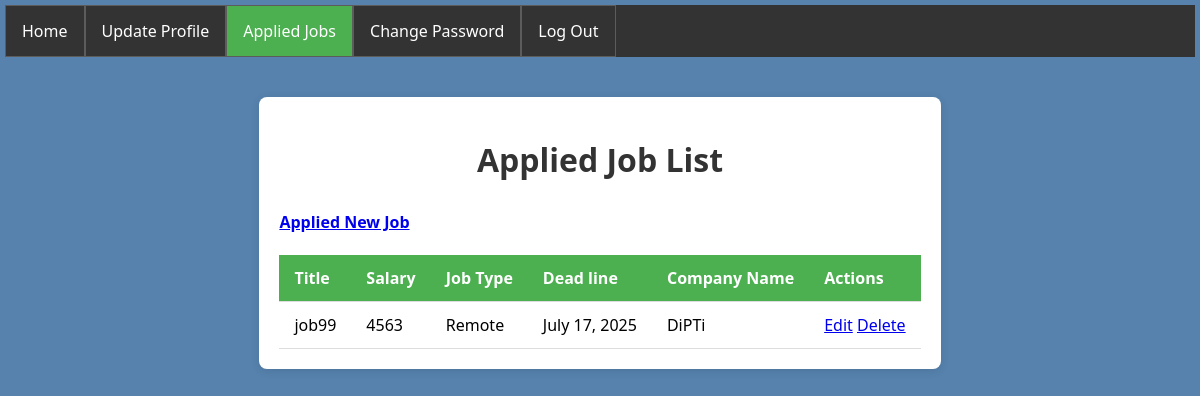
Screenshot of /candidate/appliedJobs/ (signed in) with the database file from the repository.
### candidate_app/models.py (models this page shows)
class jobApplicationModel(models.Model):
    job = models.ForeignKey(jobModel, on_delete = models.CASCADE, null = True)
    candidate = models.ForeignKey(candidateProfileModel, on_delete = models.CASCADE, null = True)
    STATUS = [
        ('Applied','Applied'),
        ('Interview','Interview'),
        ('Offered','Offered'),
        ('Rejected','Rejected')
    ]
    status = models.CharField(choices = STATUS, max_length = 100, null = True)
    appliedAt = models.DateTimeField(auto_now_add = True, null = True)
    lastEducation = models.CharField(max_length = 20, null = True)
    workExprience = models.TextField(null = True)

### employer_app/models.py (models this page shows)
class jobModel(models.Model):
    employer = models.ForeignKey(employerProfileModel, on_delete = models.CASCADE, null = True)
    title = models.CharField(max_length = 100, null = True)
    description = models.TextField(null = True)
    requirements = models.TextField(null = True)
    salary = models.IntegerField(null = True)
    TYPE = [
        ('FullTime','Full Time'),
        ('Remote','Remote'),
        ('Internship','Internship')
    ]
    jobType = models.CharField(choices = TYPE, max_length = 100, null = True)
    deadline = models.DateField(null = True)
    postedDate = models.DateTimeField(auto_now_add = True, null = True)

class employerProfileModel(models.Model):
    employerUser = models.OneToOneField(customUserModel, on_delete = models.CASCADE, null = True)
    companyName = models.CharField(max_length = 100, null = True)
    aboutConpany = models.TextField(null = True)
    conpanyLogo = models.ImageField(upload_to='static/img/logo', null = True)
    location = models.TextField(null = True)

### candidate_app/views.py (the view)
# urls.py: path('appliedJobs/', appliedJobs, name='appliedJobs'),
@login_required(login_url='logIn')
def appliedJobs(req):
    if models.candidateProfileModel.objects.filter(candidateUser=req.user):
        candidate=models.candidateProfileModel.objects.get(candidateUser=req.user)
        data = models.jobApplicationModel.objects.filter(candidate=candidate)
        context={
            'data':data
        }
    else:
        return redirect('candidateUpdateProfiles')
    return render(req, 'appliedJobs.html', context)

### candidate_app/templates/appliedJobs.html (shortened to what this page needs)
{% extends "master.html" %}
{% block body %}
{% load static %}
<div class="container">
    <h1>Applied Job List</h1>
    <h4><a href="{% url 'index' %}">Applied New Job</a></h4>
    <table>
        <tr>
            <th>Title</th>
            <th>Salary</th>
            <th>Job Type</th>
            <th>Dead line</th>
            <th>Company Name</th>
            <th>Actions</th>
        </tr>
        {% if data is None %}
        <td colspan="6" style="text-align: center; color: #999; padding: 20px;">No Applied Job found.</td>
        {% else %}
        {% for i in data %}
        <tr>
            <td>{{ i.job.title }}</td>
            <td>{{ i.job.salary }}</td>
            <td>{{ i.job.jobType }}</td>
            <td>{{ i.job.deadline }}</td>
            <td>{{ i.job.employer.companyName }}</td>
            <td>
                <a href="{% url 'updateAppliedJob' i.id %}">Edit</a>
                <a href="{% url 'deleteAppliedJob' i.id %}">Delete</a>
            </td>
        </tr>
        {% endfor %}
        {% endif %}
    </table>
</div>
{% endblock body %}

### users_auth_app/templates/master.html (style rules this page uses)
body { font-family: 'Segoe UI', sans-serif; background-color: #f5f7fa; margin: 0; padding: 0; background: #5682ad; margin: 5px; }

### candidate_app/templates/appliedJobs.html (style rules this page uses)
.container { max-width: fit-content; margin: 40px auto; padding: 20px; background: #fff; border-radius: 8px; box-shadow: 0 2px 10px rgba(0,0,0,0.1); }
h1 { text-align: center; color: #333; margin-bottom: 30px; }
table { width: 100%; border-collapse: collapse; }
th { background-color: #4CAF50; color: white; padding: 12px 15px; text-align: left; border-bottom: 1px solid #ddd; }
td { padding: 12px 15px; text-align: left; border-bottom: 1px solid #ddd; }

### rows the page displays
jobApplicationModel: job "job99", job.salary "4563", job.jobType "Remote", job.deadline "July 17, 2025", job.employer.companyName "DiPTi"
